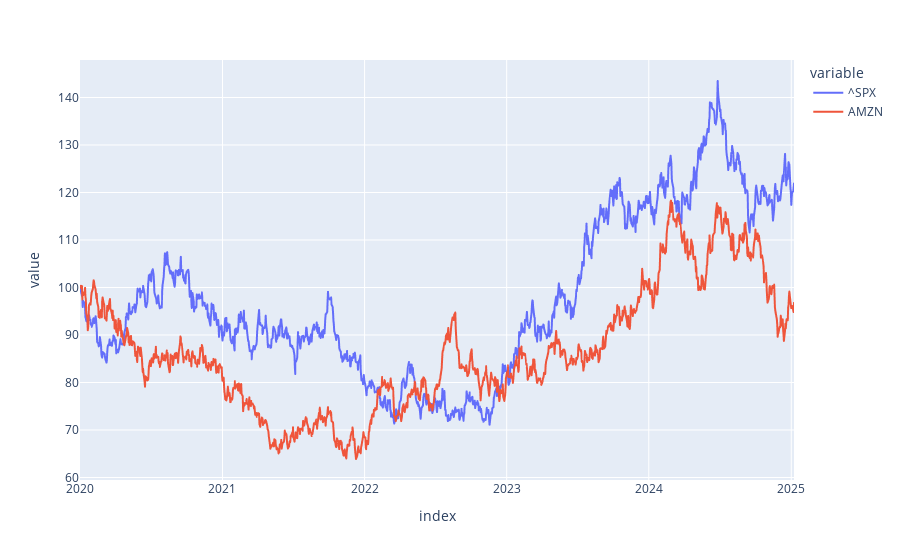

Notebook cell for this chart:
### Code cell
from stat_arb.model.bivariate_engle_granger import BivariateEngleGranger
from stat_arb.model.data.data_handler_enum import DataHandlerEnum
import plotly.express as px

ticker_a = "^SPX"
ticker_b = "AMZN"
start = dt.date(2020, 1, 1)
end = dt.date(2025, 1, 8)
live = dt.date(2025, 1, 6)
source = DataHandlerEnum.SIMULATED
model = BivariateEngleGranger(ticker_a, ticker_b, start, end, live, source)
ts = model.get_data()
px.line(ts)

### Figure 1 — Plotly figure (JSON) as saved in the notebook; plotly's stock layout.template omitted (floating-point values rounded to 4 significant figures; data arrays with more than 128 entries replaced by an {"elided": "..."} marker saying what was removed)
{"data": [{"hovertemplate": "variable=^SPX<br>index=%{x}<br>value=%{y}<extra></extra>", "legendgroup": "^SPX", "line": {"color": "#636efa", "dash": "solid"}, "marker": {"symbol": "circle"}, "mode": "lines", "name": "^SPX", "showlegend": true, "type": "scattergl", "x": {"elided": "1311 str values"}, "xaxis": "x", "y": {"elided": "1311 float values"}, "yaxis": "y"}, {"hovertemplate": "variable=AMZN<br>index=%{x}<br>value=%{y}<extra></extra>", "legendgroup": "AMZN", "line": {"color": "#EF553B", "dash": "solid"}, "marker": {"symbol": "circle"}, "mode": "lines", "name": "AMZN", "showlegend": true, "type": "scattergl", "x": {"elided": "1311 str values"}, "xaxis": "x", "y": {"elided": "1311 float values"}, "yaxis": "y"}], "layout": {"legend": {"title": {"text": "variable"}, "tracegroupgap": 0}, "margin": {"t": 60}, "xaxis": {"anchor": "y", "domain": [0, 1], "title": {"text": "index"}}, "yaxis": {"anchor": "x", "domain": [0, 1], "title": {"text": "value"}}}}
